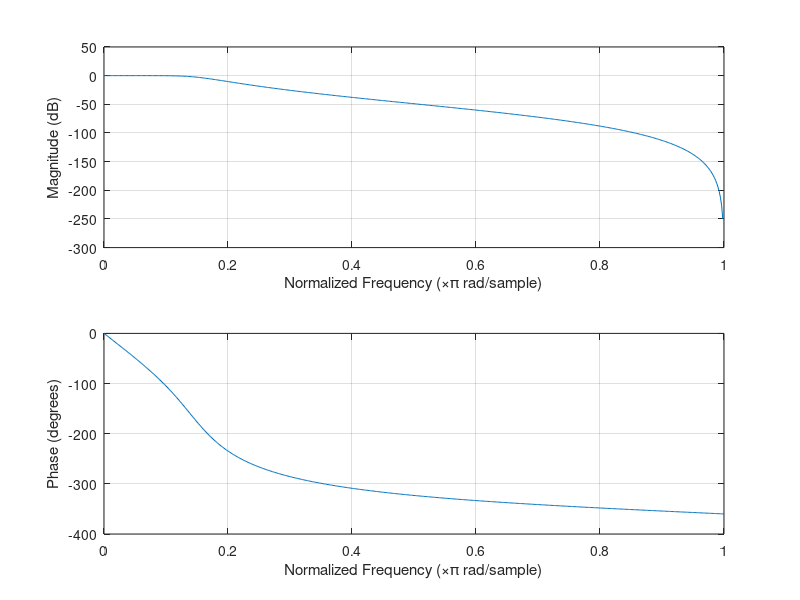
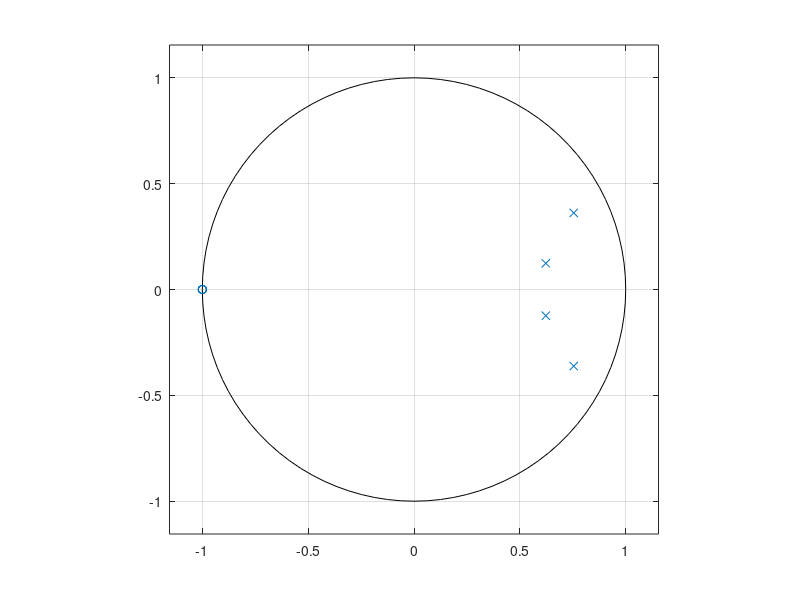
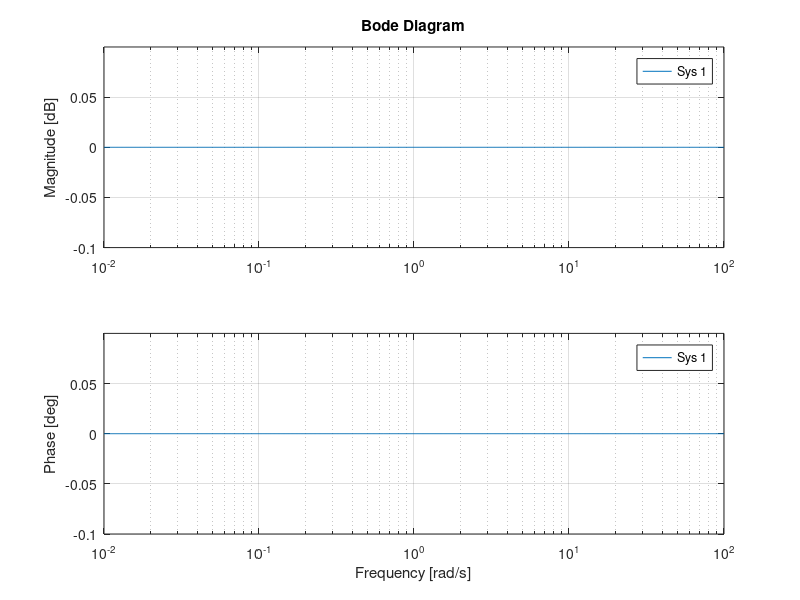
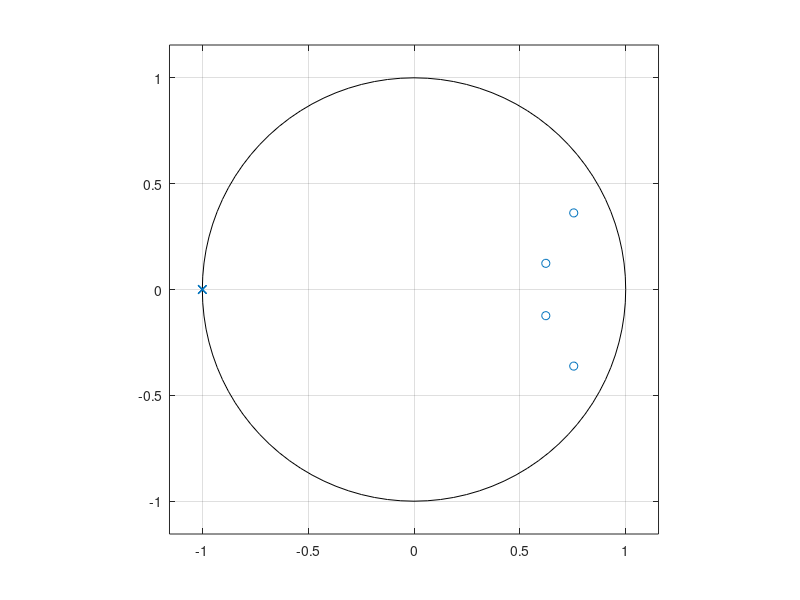

These charts were generated, in order, by the following MATLAB code:
%% Week 6

%% Ex 1 - filter design.
% We follow the steps from class:
% 1.  Pre-warp you frequencie - note bilinear does it automatically
% 2.  Design your filter in the s-domain
% 3.  Map your s-plane into something than can be handled better -(infinty) 
%     is a problem (using the bilinear transform) (Note, I think there's a 
%     maple command for this).
% 4.  Chose the suitable sampling period T

% 1. This should be a butterwirth filter

fs = 2*35/(2*pi); % 4 the siutable sampling freq.
Gp = 2;
Gs = 11;
wp = 10/(2*pi*fs);%normalize
ws = 15/(2*pi*fs);%normalize

%Use butter and buttord - preferably like done in lecture

[n,Wn]=buttord(wp,ws,Gp,Gs); %pre-warping and biletaral transform is included in the funciton, look at def to find out.


[B,A] = butter(n,Wn);

%plot mag anf phase
figure(1)   
freqz(B,A)
%make z-plane 
figure(2)
zplane(B,A)
figure(3)
bode(tf(B,A)*tf(A,B))
figure(4)
zplane(A,B)

%% 
figure(5)
bode(tf(B,A)*tf(B,A)*tf(B,A))





% 1.2

